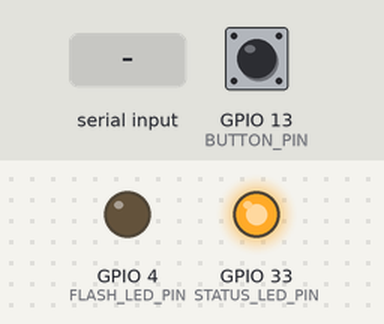
A program run on a simulated ESP32. Parts: output pins drawn as LEDs (lit = HIGH). The test bench sets the inputs (shaded band); at power-on: GPIO 13 (BUTTON_PIN) HIGH. WiFi joins after 1.5 s; servers stay silent unless stated; uploads are accepted with an empty reply; the camera gives no picture; what the program prints to the serial monitor is not drawn.

Above: at 4.0 s.
4.1 s: GPIO 13 (BUTTON_PIN) pulled LOW for 0.15 s
At 4.27 s:
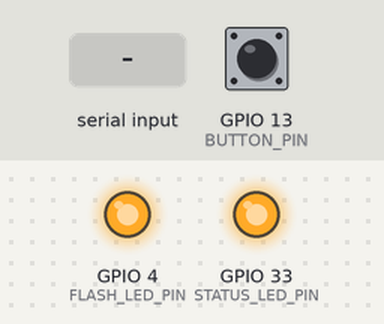
6.4 s: "c" received over Serial
At 7.7 s:
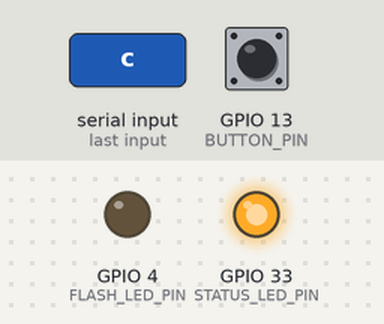
7.9 s: GPIO 13 (BUTTON_PIN) pulled LOW for 1 s
At 8.08 s:
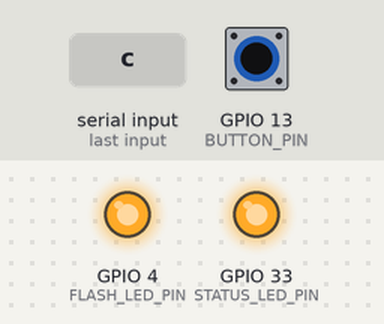
10.9 s: GPIO 13 (BUTTON_PIN) pulled LOW for 3.2 s
At 15.1 s:
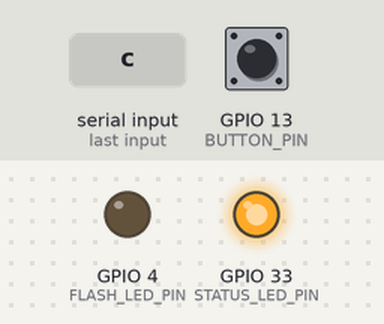
Timing chart, 0 to 16.6 s (numbered marks = the images above; inputs shaded):
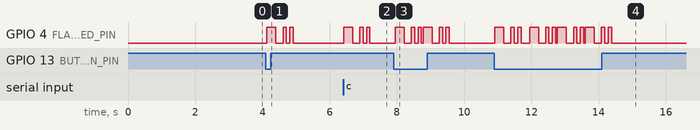

The program:

main.cpp
```cpp
/*
 * BumpBox ESP32-CAM — Smart Locker Camera System
 *
 * Captures a JPEG photo of an item inside the locker, sends it to the
 * BumpBox backend for object detection, and prints the result to Serial.
 *
 * Hardware: AI-Thinker ESP32-CAM + ESP32-CAM-MB base board
 * Backend:  POST /detect-object (multipart/form-data)
 *
 * Trigger:  Button on GPIO 13  OR  type 'c' in Serial Monitor
 */

#include <Arduino.h>
#include <WiFi.h>
#include <HTTPClient.h>
#include "esp_camera.h"
#include <ArduinoJson.h>

// ====================== CONFIGURATION ======================
// -- WiFi (change these!) --
const char* WIFI_SSID     = "Galaxy S23 Ultra E934";       // <-- Change this
const char* WIFI_PASSWORD = "passswoed";    // <-- Change this

// -- Server --
// server URL (change IP if your computer's local IP changes)
// const char* SERVER_URL = "http://10.252.191.158:8080/detect-object";
// const char* POLL_TRIGGER_URL = "http://10.252.191.158:8080/api/locker/capture-trigger";
const char* SERVER_URL = "http://bumpbox-env-1.eba-43hmmxwt.ap-southeast-1.elasticbeanstalk.com/detect-object";
const char* POLL_TRIGGER_URL = "http://bumpbox-env-1.eba-43hmmxwt.ap-southeast-1.elasticbeanstalk.com/api/locker/capture-trigger";
const char* LOCKER_ID  = "locker1";  // Locker identifier
const bool  USE_MOCK   = false;  // true = test without Google Vision API

// -- Pins --
#define BUTTON_PIN     13   // Trigger button (connect to GND)
#define FLASH_LED_PIN   4   // Onboard white flash LED
#define STATUS_LED_PIN 33   // Small red LED (active LOW)

// -- AI-Thinker ESP32-CAM pin map --
#define PWDN_GPIO_NUM     32
#define RESET_GPIO_NUM    -1
#define XCLK_GPIO_NUM      0
#define SIOD_GPIO_NUM     26
#define SIOC_GPIO_NUM     27
#define Y9_GPIO_NUM       35
#define Y8_GPIO_NUM       34
#define Y7_GPIO_NUM       39
#define Y6_GPIO_NUM       36
#define Y5_GPIO_NUM       21
#define Y4_GPIO_NUM       19
#define Y3_GPIO_NUM       18
#define Y2_GPIO_NUM        5
#define VSYNC_GPIO_NUM    25
#define HREF_GPIO_NUM     23
#define PCLK_GPIO_NUM     22

// -- Camera settings --
#define FRAME_SIZE    FRAMESIZE_VGA  // 640x480
#define JPEG_QUALITY  12             // 0-63, lower = better quality

// -- Timing --
#define DEBOUNCE_MS       300
#define WIFI_TIMEOUT_MS   15000
#define HTTP_TIMEOUT_MS   15000
#define FLASH_WARMUP_MS   150
#define POLL_INTERVAL_MS  2000  // Poll trigger endpoint every 2 seconds

// ====================== GLOBALS ======================
unsigned long lastButtonPress = 0;
unsigned long lastPollTime = 0;

// ====================== FORWARD DECLARATIONS ======================
void flashLED(int times, int durationMs);
void blinkError(int times);
void connectWiFi();
bool initCamera();
void captureAndSend();
bool sendToServer(uint8_t* imageData, size_t imageLen);
void parseResponse(const String& response);
bool checkTriggerFromBackend();

// ====================== LED HELPERS ======================

void flashLED(int times, int durationMs) {
  for (int i = 0; i < times; i++) {
    digitalWrite(FLASH_LED_PIN, HIGH);
    delay(durationMs);
    digitalWrite(FLASH_LED_PIN, LOW);
    if (i < times - 1) delay(durationMs);
  }
}

void blinkError(int times) {
  for (int i = 0; i < times; i++) {
    digitalWrite(STATUS_LED_PIN, LOW);   // ON (active LOW)
    delay(150);
    digitalWrite(STATUS_LED_PIN, HIGH);  // OFF
    delay(150);
  }
}

// ====================== WIFI ======================

void connectWiFi() {
  Serial.print("[WiFi] Connecting to ");
  Serial.println(WIFI_SSID);

  WiFi.mode(WIFI_STA);
  WiFi.begin(WIFI_SSID, WIFI_PASSWORD);

  unsigned long start = millis();
  while (WiFi.status() != WL_CONNECTED) {
    if (millis() - start > WIFI_TIMEOUT_MS) {
      Serial.println("\n[WiFi] Connection timed out!");
      Serial.println("[WiFi] Check SSID/password. ESP32 only supports 2.4GHz WiFi.");
      blinkError(3);
      return;
    }
    delay(500);
    Serial.print(".");
  }

  Serial.println();
  Serial.print("[WiFi] Connected! IP: ");
  Serial.println(WiFi.localIP());
}

// ====================== CAMERA ======================

bool initCamera() {
  camera_config_t config;
  config.ledc_channel = LEDC_CHANNEL_0;
  config.ledc_timer   = LEDC_TIMER_0;
  config.pin_d0       = Y2_GPIO_NUM;
  config.pin_d1       = Y3_GPIO_NUM;
  config.pin_d2       = Y4_GPIO_NUM;
  config.pin_d3       = Y5_GPIO_NUM;
  config.pin_d4       = Y6_GPIO_NUM;
  config.pin_d5       = Y7_GPIO_NUM;
  config.pin_d6       = Y8_GPIO_NUM;
  config.pin_d7       = Y9_GPIO_NUM;
  config.pin_xclk     = XCLK_GPIO_NUM;
  config.pin_pclk     = PCLK_GPIO_NUM;
  config.pin_vsync    = VSYNC_GPIO_NUM;
  config.pin_href     = HREF_GPIO_NUM;
  config.pin_sccb_sda = SIOD_GPIO_NUM;
  config.pin_sccb_scl = SIOC_GPIO_NUM;
  config.pin_pwdn     = PWDN_GPIO_NUM;
  config.pin_reset    = RESET_GPIO_NUM;
  config.xclk_freq_hz = 20000000;
  config.pixel_format = PIXFORMAT_JPEG;
  config.grab_mode    = CAMERA_GRAB_LATEST;

  if (psramFound()) {
    config.frame_size  = FRAME_SIZE;
    config.jpeg_quality = JPEG_QUALITY;
    config.fb_count    = 2;
    config.fb_location = CAMERA_FB_IN_PSRAM;
    Serial.println("[Camera] PSRAM found — using double buffer");
  } else {
    config.frame_size  = FRAMESIZE_SVGA;
    config.jpeg_quality = 14;
    config.fb_count    = 1;
    config.fb_location = CAMERA_FB_IN_DRAM;
    Serial.println("[Camera] No PSRAM — using reduced settings");
  }

  esp_err_t err = esp_camera_init(&config);
  if (err != ESP_OK) {
    Serial.printf("[Camera] Init failed (0x%x)\n", err);
    Serial.println("[Camera] Fix: ensure 5V power supply. Try adding a capacitor.");
    return false;
  }

  // Tune sensor for dark locker interior
  sensor_t* s = esp_camera_sensor_get();
  if (s) {
    s->set_brightness(s, 1);
    s->set_whitebal(s, 1);
    s->set_awb_gain(s, 1);
    s->set_aec2(s, 1);
    s->set_ae_level(s, 1);
    s->set_gainceiling(s, (gainceiling_t)GAINCEILING_8X);
  }

  Serial.println("[Camera] Ready!");
  return true;
}

// ====================== JSON PARSING ======================

void parseResponse(const String& response) {
  StaticJsonDocument<1024> doc;
  DeserializationError err = deserializeJson(doc, response);

  if (err) {
    Serial.print("[JSON] Parse error: ");
    Serial.println(err.c_str());
    Serial.println(response);
    return;
  }

  if (!(doc["success"] | false)) {
    Serial.printf("[Result] Server error: %s\n", doc["error"] | "Unknown");
    return;
  }

  JsonObject det       = doc["detection"];
  const char* label    = det["label"]      | "Unknown";
  const char* category = det["category"]   | "Unknown";
  int minPrice         = det["minPrice"]   | 0;
  int maxPrice         = det["maxPrice"]   | 0;
  int confidence       = det["confidence"] | 0;

  Serial.println();
  Serial.println("========== DETECTION RESULT ==========");
  Serial.printf("  Item:       %s\n", label);
  Serial.printf("  Category:   %s\n", category);
  Serial.printf("  Price:      $%d - $%d\n", minPrice, maxPrice);
  Serial.printf("  Confidence: %d%%\n", confidence);
  Serial.println("======================================");
  Serial.println();
}

// ====================== HTTP POST ======================

bool sendToServer(uint8_t* imageData, size_t imageLen) {
  String url = SERVER_URL;
  url += "?lockerId=";
  url += LOCKER_ID;
  if (USE_MOCK) url += "&mock=true";

  String boundary  = "----BumpBoxESP32Boundary";
  String bodyStart = "--" + boundary + "\r\n"
                     "Content-Disposition: form-data; name=\"image\"; filename=\"capture.jpg\"\r\n"
                     "Content-Type: image/jpeg\r\n\r\n";
  String bodyEnd   = "\r\n--" + boundary + "--\r\n";

  size_t totalLen = bodyStart.length() + imageLen + bodyEnd.length();
  Serial.printf("[HTTP] Body: %u bytes (image: %u)\n", totalLen, imageLen);

  // Allocate in PSRAM to avoid exhausting internal SRAM
  uint8_t* body = (uint8_t*)ps_malloc(totalLen);
  if (!body) {
    Serial.println("[HTTP] Memory allocation failed!");
    return false;
  }

  // Assemble: header + JPEG binary + footer
  size_t offset = 0;
  memcpy(body + offset, bodyStart.c_str(), bodyStart.length());
  offset += bodyStart.length();
  memcpy(body + offset, imageData, imageLen);
  offset += imageLen;
  memcpy(body + offset, bodyEnd.c_str(), bodyEnd.length());

  HTTPClient http;
  http.begin(url);
  http.setTimeout(HTTP_TIMEOUT_MS);
  http.addHeader("Content-Type", "multipart/form-data; boundary=" + boundary);

  Serial.printf("[HTTP] POST %s\n", url.c_str());
  int code = http.POST(body, totalLen);
  free(body);

  if (code == 200) {
    String resp = http.getString();
    http.end();
    parseResponse(resp);
    Serial.println("[HTTP] Success!");
    return true;
  }

  if (code > 0) {
    Serial.printf("[HTTP] Server returned %d: %s\n", code, http.getString().c_str());
  } else {
    Serial.printf("[HTTP] Request failed: %s\n", http.errorToString(code).c_str());
  }
  http.end();
  return false;
}

// ====================== POLLING ======================

bool checkTriggerFromBackend() {
  HTTPClient http;
  http.begin(POLL_TRIGGER_URL);
  http.setTimeout(5000);  // Shorter timeout for polling

  int code = http.GET();

  if (code == 200) {
    String resp = http.getString();
    http.end();

    // Parse JSON response
    StaticJsonDocument<256> doc;
    DeserializationError err = deserializeJson(doc, resp);

    if (err) {
      Serial.print("[Polling] JSON parse error: ");
      Serial.println(err.c_str());
      return false;
    }

    bool shouldCapture = doc["shouldCapture"] | false;
    return shouldCapture;
  }

  // Don't log errors for polling failures to avoid spam
  if (code > 0 && code != 200) {
    // Only log non-200 status codes occasionally
    static unsigned long lastErrorLog = 0;
    if (millis() - lastErrorLog > 60000) {  // Log once per minute
      Serial.printf("[Polling] Server returned %d\n", code);
      lastErrorLog = millis();
    }
  }

  http.end();
  return false;
}

// ====================== CAPTURE & SEND ======================

void captureAndSend() {
  Serial.println("\n---------- CAPTURE ----------");

  // Flash ON — illuminate the locker
  digitalWrite(FLASH_LED_PIN, HIGH);
  delay(FLASH_WARMUP_MS);

  // Discard stale frame (captured before flash)
  camera_fb_t* fb = esp_camera_fb_get();
  if (fb) esp_camera_fb_return(fb);

  // Capture fresh frame (with flash)
  fb = esp_camera_fb_get();
  digitalWrite(FLASH_LED_PIN, LOW);

  if (!fb) {
    Serial.println("[Camera] Capture failed!");
    blinkError(5);
    return;
  }

  Serial.printf("[Camera] %u bytes (%ux%u)\n", fb->len, fb->width, fb->height);

  if (fb->len > 1000000) {
    Serial.println("[Camera] Image exceeds 1MB server limit!");
    esp_camera_fb_return(fb);
    blinkError(4);
    return;
  }

  bool ok = sendToServer(fb->buf, fb->len);
  esp_camera_fb_return(fb);

  if (ok) {
    flashLED(2, 100);  // Success: 2 short blinks
  } else {
    blinkError(5);
  }
}

// ====================== SETUP & LOOP ======================

void setup() {
  Serial.begin(115200);
  delay(1000);

  Serial.println();
  Serial.println("========================================");
  Serial.println("  BumpBox ESP32-CAM v1.0");
  Serial.println("  Smart Locker Camera System");
  Serial.println("----------------------------------------");
  Serial.println("  Trigger: button (GPIO 13) or type 'c'");
  Serial.println("========================================");
  Serial.println();

  pinMode(BUTTON_PIN, INPUT_PULLUP);
  pinMode(FLASH_LED_PIN, OUTPUT);
  pinMode(STATUS_LED_PIN, OUTPUT);
  digitalWrite(FLASH_LED_PIN, LOW);
  digitalWrite(STATUS_LED_PIN, HIGH);  // OFF (active LOW)

  if (!initCamera()) {
    Serial.println("[FATAL] Camera init failed. Halting.");
    while (true) {
      blinkError(3);
      delay(2000);
    }
  }

  connectWiFi();
  Serial.println("[Ready] Waiting for trigger...");
  Serial.println("[Polling] Checking backend every 2 seconds for capture trigger\n");
}

void loop() {
  bool trigger = false;

  // Poll backend for trigger (every POLL_INTERVAL_MS)
  if (millis() - lastPollTime > POLL_INTERVAL_MS) {
    lastPollTime = millis();
    if (WiFi.status() == WL_CONNECTED) {
      if (checkTriggerFromBackend()) {
        Serial.println("[Trigger] Backend capture request");
        trigger = true;
      }
    }
  }

  // Button check (active LOW, with debounce)
  if (digitalRead(BUTTON_PIN) == LOW && millis() - lastButtonPress > DEBOUNCE_MS) {
    lastButtonPress = millis();
    Serial.println("[Trigger] Button pressed");
    trigger = true;
  }

  // Serial command check
  if (Serial.available()) {
    char cmd = Serial.read();
    while (Serial.available()) Serial.read();  // drain buffer
    if (cmd == 'c' || cmd == 'C') {
      Serial.println("[Trigger] Serial command");
      trigger = true;
    }
  }

  if (trigger) {
    if (WiFi.status() != WL_CONNECTED) {
      Serial.println("[WiFi] Reconnecting...");
      connectWiFi();
    }
    if (WiFi.status() == WL_CONNECTED) {
      captureAndSend();
    } else {
      Serial.println("[Error] No WiFi — cannot send image");
      blinkError(3);
    }
  }

  delay(50);
}
```

Measured:
- after the input at 4.1 s, GPIO 4 (FLASH_LED_PIN): goes HIGH 0.27 s, LOW 0.21 s, HIGH 0.10 s, LOW 0.10 s, HIGH 0.10 s, then LOW, starting at once
- after the input at 6.4 s, GPIO 4 (FLASH_LED_PIN): goes HIGH 0.27 s, LOW 0.21 s, HIGH 0.10 s, LOW 0.10 s, HIGH 0.10 s, then LOW, starting at once
- after the input at 7.9 s, GPIO 4 (FLASH_LED_PIN): LOW → HIGH after 0.05 s, → LOW 0.27 s later, → HIGH 0.21 s later, → LOW 0.10 s later, … (12 changes in this stretch)
- after the input at 10.9 s, GPIO 4 (FLASH_LED_PIN): LOW → HIGH at once, → LOW 0.27 s later, → HIGH 0.21 s later, → LOW 0.10 s later, … (24 changes in this stretch)
